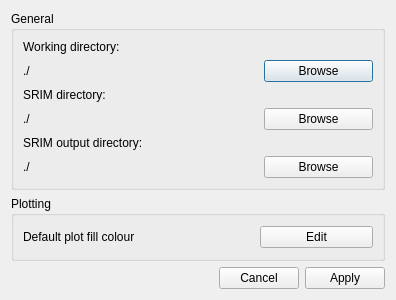
<?xml version="1.0" encoding="UTF-8"?>
<ui version="4.0">
 <class>settings</class>
 <widget class="QDialog" name="settings">
  <property name="geometry">
   <rect>
    <x>0</x>
    <y>0</y>
    <width>396</width>
    <height>300</height>
   </rect>
  </property>
  <property name="windowTitle">
   <string>Dialog</string>
  </property>
  <layout class="QVBoxLayout" name="verticalLayout">
   <item>
    <widget class="QGroupBox" name="groupBox">
     <property name="title">
      <string>General</string>
     </property>
     <layout class="QGridLayout" name="gridLayout">
      <item row="2" column="0">
       <widget class="QLabel" name="label_2">
        <property name="text">
         <string>SRIM directory:</string>
        </property>
       </widget>
      </item>
      <item row="4" column="0">
       <widget class="QLabel" name="label_3">
        <property name="text">
         <string>SRIM output directory:</string>
        </property>
       </widget>
      </item>
      <item row="0" column="0">
       <widget class="QLabel" name="label">
        <property name="text">
         <string>Working directory:</string>
        </property>
       </widget>
      </item>
      <item row="1" column="2">
       <widget class="QPushButton" name="working_dir_browse_button">
        <property name="text">
         <string>Browse</string>
        </property>
       </widget>
      </item>
      <item row="5" column="2">
       <widget class="QPushButton" name="srim_output_directory_button">
        <property name="text">
         <string>Browse</string>
        </property>
       </widget>
      </item>
      <item row="3" column="2">
       <widget class="QPushButton" name="srim_exe_dir_button">
        <property name="text">
         <string>Browse</string>
        </property>
       </widget>
      </item>
      <item row="3" column="0" colspan="2">
       <widget class="QLabel" name="srim_exe_dir_label">
        <property name="text">
         <string>./</string>
        </property>
       </widget>
      </item>
      <item row="1" column="0" colspan="2">
       <widget class="QLabel" name="working_dir_label">
        <property name="text">
         <string>./</string>
        </property>
       </widget>
      </item>
      <item row="5" column="0" colspan="2">
       <widget class="QLabel" name="srim_out_dir_label">
        <property name="text">
         <string>./</string>
        </property>
       </widget>
      </item>
     </layout>
    </widget>
   </item>
   <item>
    <widget class="QGroupBox" name="groupBox_2">
     <property name="title">
      <string>Plotting</string>
     </property>
     <layout class="QGridLayout" name="gridLayout_2">
      <item row="0" column="0">
       <widget class="QLabel" name="label_7">
        <property name="text">
         <string>Default plot fill colour</string>
        </property>
       </widget>
      </item>
      <item row="0" column="2">
       <widget class="QPushButton" name="plot_fill_colour_button">
        <property name="text">
         <string>Edit</string>
        </property>
       </widget>
      </item>
      <item row="0" column="1">
       <widget class="QWidget" name="plot_fill_colour_preview" native="true"/>
      </item>
     </layout>
    </widget>
   </item>
   <item>
    <widget class="QDialogButtonBox" name="buttonBox">
     <property name="orientation">
      <enum>Qt::Horizontal</enum>
     </property>
     <property name="standardButtons">
      <set>QDialogButtonBox::Apply|QDialogButtonBox::Cancel</set>
     </property>
    </widget>
   </item>
  </layout>
 </widget>
 <resources/>
 <connections>
  <connection>
   <sender>buttonBox</sender>
   <signal>accepted()</signal>
   <receiver>settings</receiver>
   <slot>accept()</slot>
   <hints>
    <hint type="sourcelabel">
     <x>248</x>
     <y>254</y>
    </hint>
    <hint type="destinationlabel">
     <x>157</x>
     <y>274</y>
    </hint>
   </hints>
  </connection>
  <connection>
   <sender>buttonBox</sender>
   <signal>rejected()</signal>
   <receiver>settings</receiver>
   <slot>reject()</slot>
   <hints>
    <hint type="sourcelabel">
     <x>316</x>
     <y>260</y>
    </hint>
    <hint type="destinationlabel">
     <x>286</x>
     <y>274</y>
    </hint>
   </hints>
  </connection>
 </connections>
</ui>
